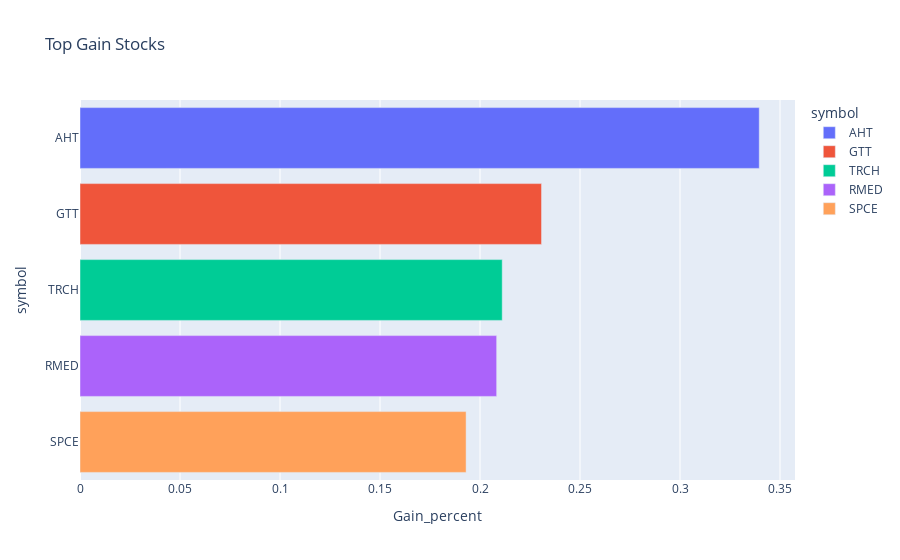

Notebook code for this chart:
### Code cell
fig = px.bar(gain_symbols[0:5], x="Gain_percent", y="symbol", color='symbol', orientation='h', title='Top Gain Stocks')
fig.show()

### Figure 1 — Plotly figure (JSON) as saved in the notebook; plotly's stock layout.template omitted (floating-point values rounded to 4 significant figures)
{"data": [{"alignmentgroup": "True", "hovertemplate": "symbol=%{y}<br>Gain_percent=%{x}<extra></extra>", "legendgroup": "AHT", "marker": {"color": "#636efa", "pattern": {"shape": ""}}, "name": "AHT", "offsetgroup": "AHT", "orientation": "h", "showlegend": true, "textposition": "auto", "type": "bar", "x": [0.3396], "xaxis": "x", "y": ["AHT"], "yaxis": "y"}, {"alignmentgroup": "True", "hovertemplate": "symbol=%{y}<br>Gain_percent=%{x}<extra></extra>", "legendgroup": "GTT", "marker": {"color": "#EF553B", "pattern": {"shape": ""}}, "name": "GTT", "offsetgroup": "GTT", "orientation": "h", "showlegend": true, "textposition": "auto", "type": "bar", "x": [0.2308], "xaxis": "x", "y": ["GTT"], "yaxis": "y"}, {"alignmentgroup": "True", "hovertemplate": "symbol=%{y}<br>Gain_percent=%{x}<extra></extra>", "legendgroup": "TRCH", "marker": {"color": "#00cc96", "pattern": {"shape": ""}}, "name": "TRCH", "offsetgroup": "TRCH", "orientation": "h", "showlegend": true, "textposition": "auto", "type": "bar", "x": [0.2111], "xaxis": "x", "y": ["TRCH"], "yaxis": "y"}, {"alignmentgroup": "True", "hovertemplate": "symbol=%{y}<br>Gain_percent=%{x}<extra></extra>", "legendgroup": "RMED", "marker": {"color": "#ab63fa", "pattern": {"shape": ""}}, "name": "RMED", "offsetgroup": "RMED", "orientation": "h", "showlegend": true, "textposition": "auto", "type": "bar", "x": [0.2083], "xaxis": "x", "y": ["RMED"], "yaxis": "y"}, {"alignmentgroup": "True", "hovertemplate": "symbol=%{y}<br>Gain_percent=%{x}<extra></extra>", "legendgroup": "SPCE", "marker": {"color": "#FFA15A", "pattern": {"shape": ""}}, "name": "SPCE", "offsetgroup": "SPCE", "orientation": "h", "showlegend": true, "textposition": "auto", "type": "bar", "x": [0.1931], "xaxis": "x", "y": ["SPCE"], "yaxis": "y"}], "layout": {"barmode": "relative", "legend": {"title": {"text": "symbol"}, "tracegroupgap": 0}, "title": {"text": "Top Gain Stocks"}, "xaxis": {"anchor": "y", "domain": [0, 1], "title": {"text": "Gain_percent"}}, "yaxis": {"anchor": "x", "categoryarray": ["SPCE", "RMED", "TRCH", "GTT", "AHT"], "categoryorder": "array", "domain": [0, 1], "title": {"text": "symbol"}}}}
